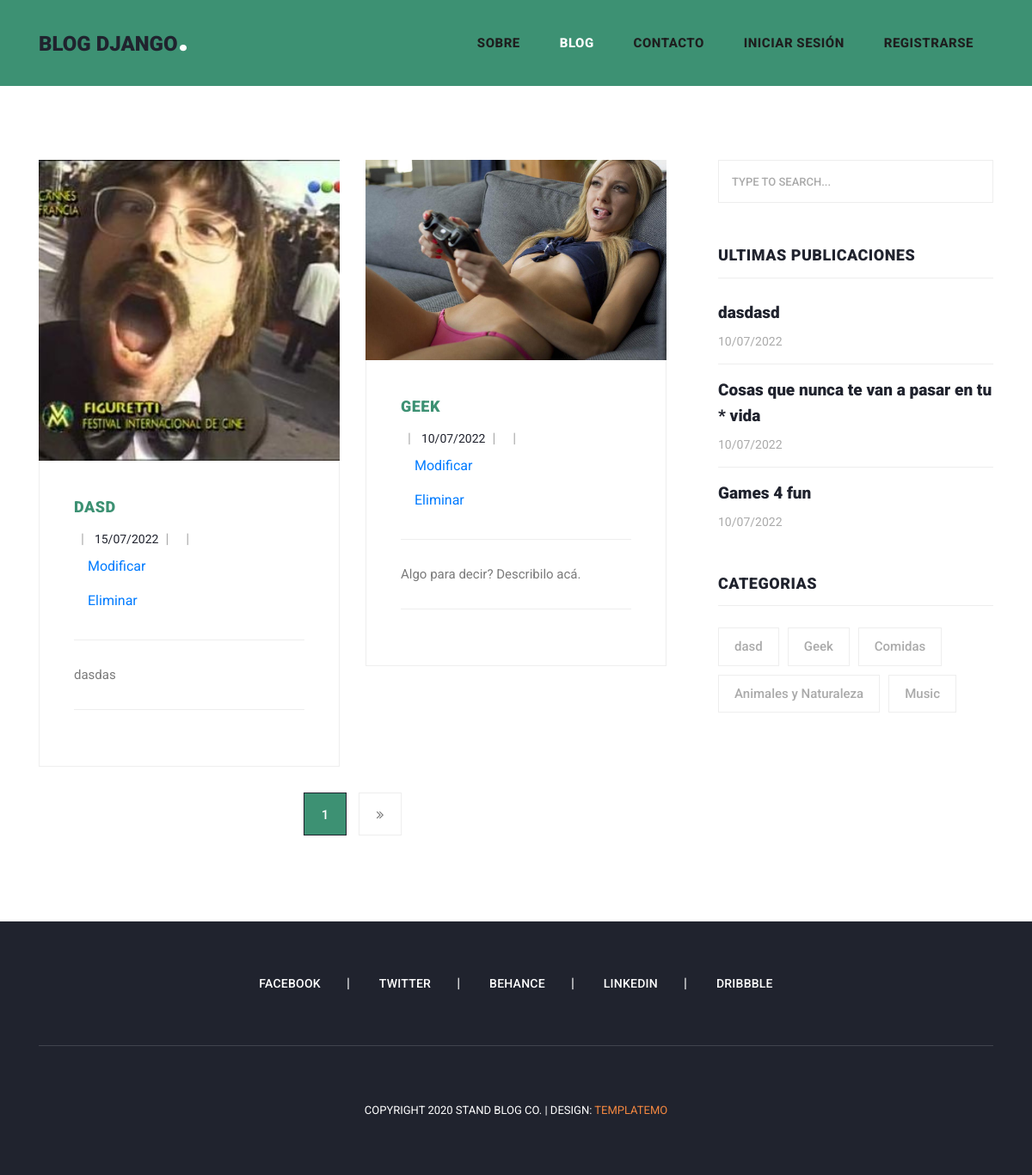
The page /blog/ on the database as committed earlier.
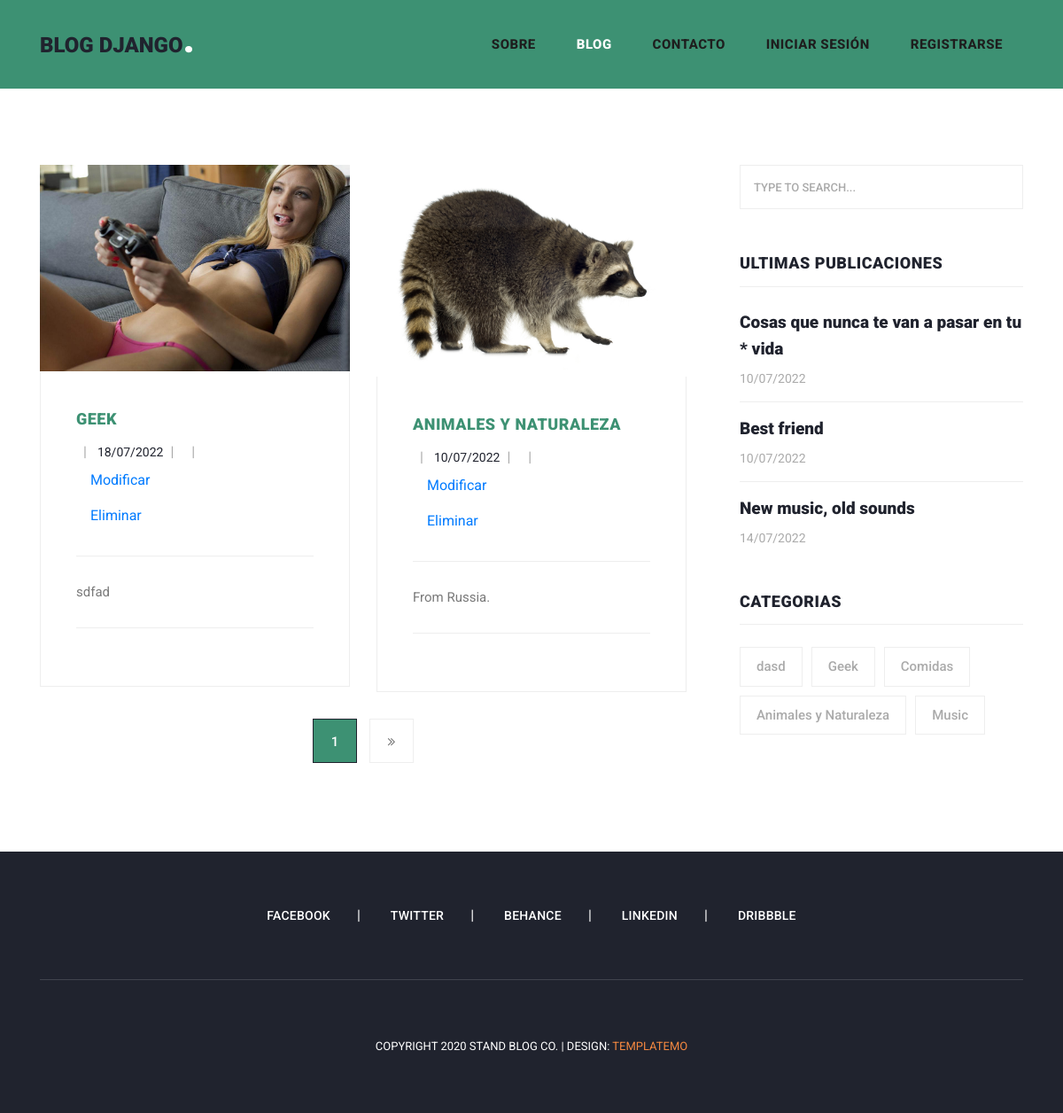
The same page on the database as committed later.
### PostApp/models.py (models this page shows, shortened)
class Post(models.Model):
    category = models.ForeignKey(Category, on_delete=models.CASCADE, null=False)
    user = models.ForeignKey(User,  on_delete=models.CASCADE, null=False)
    title = models.CharField(max_length=150, null=False)
    slug = models.SlugField(unique=True, null=False)
    subtitle = models.CharField(max_length=150, null=False)
    description = models.TextField(null=False)
    image = models.ImageField(upload_to='images/', blank=True)
    text = RichTextUploadingField()
    created_at = models.DateTimeField(auto_now_add=True)
    updated_at = models.DateTimeField(auto_now=True)

class Category(models.Model):
    title = models.CharField(max_length=150, null=False)
    slug = models.SlugField(unique=True, null=False)
    created_at = models.DateTimeField(auto_now_add=True)
    updated_at = models.DateTimeField(auto_now=True)
    def __str__(self):
        return self.title

### MiniBlogApp/views.py (the view)
# urls.py: path('blog/', blog, name='blog'), # Vista de blogs
def blog(request):
    post = Post.objects.all()
    category = Category.objects.all()
    post_latest = Post.objects.order_by('id')[:3]
    paginator = Paginator(post, 2) # Muestra 2 posts por pagina.
    page_number = request.GET.get('page')
    page_obj = paginator.get_page(page_number)
    context = {
        'page_obj' : page_obj,
        'category' : category,
        'post_latest': post_latest,
        'blog_page': 'active'
    }
    return render(request, 'pages/blog.html', context)

### MiniBlogApp/templates/pages/blog.html (shortened to what this page needs)
{% extends 'homebase.html' %}
 {% block header %} {% include 'header.html' %} {% endblock  %}
 {% block slide %} {% include 'slide.html' %} {% endblock  %}
             {% block content %}
             <div class="col-lg-8">
                <div class="all-blog-posts">
                  <div class="row">
                  {% for item in page_obj %}
                    <div class="col-lg-6">
                      <div class="blog-post">
                        <div class="blog-thumb">
                          <img src= "{{item.image.url}}" alt="">
                        </div>
                        <div class="down-content">
                          <span>{{item.category}}</span>
                          <ul class="post-info">
                            <li><a href="#">{{item.user.first_name}}</a></li>
                            <li><a href="#">{{item.updated_at|date:"d/m/Y"}}</a></li>
                            <li><a href="#">{{item.user.first_name}}</a></li>
                            <a class="nav-link" href="{% url 'edit_post' item.id %}">Modificar</a>
                            <a class="nav-link" href="{% url 'delete_post' item.id %}">Eliminar</a>
                          </ul>
                          <p>{{item.description}}</p>
                        </div>
                      </div>
                    </div>
                  {% endfor %}
                    <div class="col-lg-12">
                      <ul class="page-numbers">
                    <li class="active"><a href="#">{{page_obj.number}}</a></li>
                    {% if page_obj.has_next %}
                            <li>
                                <a href="?page={{ page_obj.next_page_number }}">
                                    <i class="fa fa-angle-double-right"></i>
                                </a>
                            </li>
                    {% endif %}
                      </ul>
                    </div>
                  </div>
                </div>
              </div>
             {% endblock  %}
             {% block aside %} {% include 'aside.html' %} {% endblock  %}
 {% block footer %} {% include 'footer.html' %} {% endblock  %}

### MiniBlogApp/templates/homebase.html (shortened to what this page needs)
{% load static %}
<!DOCTYPE html>
<html lang="en">
<head>
    <link href="{% static 'vendor/bootstrap/css/bootstrap.min.css' %}" rel="stylesheet">
    <link rel="stylesheet" href="{% static 'assets/css/templatemo-stand-blog.css' %}">
    <link rel="stylesheet" href="{% static 'assets/css/fontawesome.css' %}">
    <link rel="stylesheet" href="{% static 'assets/css/owl.css' %}">
</head>
<body>
    {% block header %} {% endblock  %}
    {% block slide %} {% endblock  %}
    <section class="blog-posts">
        <div class="container">
            <div class="row">
                {% block content %} {% endblock  %}
                {% block aside %} {% endblock  %}
            </div>
        </div>
    </section>
    {% block footer %} {% endblock  %}
</body>
</html>

### MiniBlogApp/templates/header.html (shortened to what this page needs)
 <header class="">
     <nav class="navbar navbar-expand-lg">
         <div class="container">
             <a class="navbar-brand" href="/">
                 <h2>Blog Django<em>.</em></h2>
             </a>
             <div class="collapse navbar-collapse" id="navbarResponsive">
                 <ul class="navbar-nav ml-auto">
                     <li class="nav-item {{about_page}}">
                         <a class="nav-link" href="/about/">Sobre</a>
                     </li>
                     <li class="nav-item {{blog_page}}">
                         <a class="nav-link" href="/blog/">Blog</a>
                     </li>
                     <li class="nav-item {{contact_page}}">
                         <a class="nav-link" href="/contact/">Contacto</a>
                     </li>
                     {% if user.is_authenticated %}
                     <a class="nav-link" href="/add_post/">Añadir Post</a>
                     <li class="nav-item">
                        <a class="nav-link" href="/editar_perfil/">{{user.username}}</a>
                     <li class="nav-item">
                         <a class="nav-link" href="/logout/">Cerrar sesión</a>
                     <li class="nav-item {{add_post_page}}">
                     {% else %}
                     <li class="nav-item {{login_page}}">
                         <a class="nav-link" href="/login/">Iniciar sesión</a>
                         <li class="nav-item {{register_page}}">
                             <a class="nav-link" href="/register/">Registrarse</a>
                     {% endif %}
                    </li>
                 </ul>
             </div>
         </div>
     </nav>
 </header>

### MiniBlogApp/templates/slide.html (shortened to what this page needs)
<div class="main-banner header-text">
    <div class="container-fluid">
        <div class="owl-banner owl-carousel">
        </div>
    </div>
</div>

### MiniBlogApp/templates/aside.html (shortened to what this page needs)
<div class="col-lg-4">
    <div class="sidebar">
        <div class="row">
            <div class="col-lg-12">
                <div class="sidebar-item search">
                    <form id="search_form" name="gs" method="GET" action="#">
                        <input type="text" name="q" class="searchText" placeholder="type to search..."
                            autocomplete="on">
                    </form>
                </div>
            </div>
            <div class="col-lg-12">
                <div class="sidebar-item recent-posts">
                    <div class="sidebar-heading">
                        <h2>Ultimas Publicaciones</h2>
                    </div>
                    <div class="content">
                        <ul>
                            {% for item in post_latest %}
                            <li><a href="/post/{{item.id}}/{{item.slug}}">
                                    <h5>{{item.title}}</h5>
                                    <span>{{item.created_at|date:"d/m/Y"}}</span>
                                </a></li>
                            {% endfor %}
                        </ul>
                    </div>
                </div>
            </div>
            <div class="col-lg-12">
                <div class="sidebar-item tags">
                    <div class="sidebar-heading">
                        <h2>Categorias</h2>
                    </div>
                    <div class="content">
                        <ul>
                            {% for item in category %}
                            <li><a href="#">{{item.title}}</a></li>
                            {% endfor %}
                        </ul>
                    </div>
                </div>
            </div>
        </div>
    </div>
</div>

### MiniBlogApp/templates/footer.html
<footer>
    <div class="container">
        <div class="row">
            <div class="col-lg-12">
                <ul class="social-icons">
                    <li><a href="#">Facebook</a></li>
                    <li><a href="#">Twitter</a></li>
                    <li><a href="#">Behance</a></li>
                    <li><a href="#">Linkedin</a></li>
                    <li><a href="#">Dribbble</a></li>
                </ul>
            </div>
            <div class="col-lg-12">
                <div class="copyright-text">
                    <p>Copyright 2020 Stand Blog Co.
                        | Design: <a rel="nofollow" href="https://templatemo.com" target="_parent">TemplateMo</a></p>
                </div>
            </div>
        </div>
    </div>
</footer>

Rows that differ between the two databases and show on the page:
removed Post: image (picture), category "DASD", updated_at "15/07/2022", description "dasdas", title "dasdasd", created_at "10/07/2022"
removed Post: title "Games 4 fun", created_at "10/07/2022", shown under "ULTIMAS PUBLICACIONES"
changed Post "Cosas que nunca te van a pasar en tu * vida": updated_at "10/07/2022" → "18/07/2022"; description "Algo para decir? Describilo acá." → "sdfad"
now on this page (row unchanged): Post: image (picture), category "ANIMALES Y NATURALEZA", updated_at "10/07/2022", description "From Russia.", title "Best friend", created_at "10/07/2022"
now on this page (row unchanged): Post: title "New music, old sounds", created_at "14/07/2022", shown under "ULTIMAS PUBLICACIONES"
